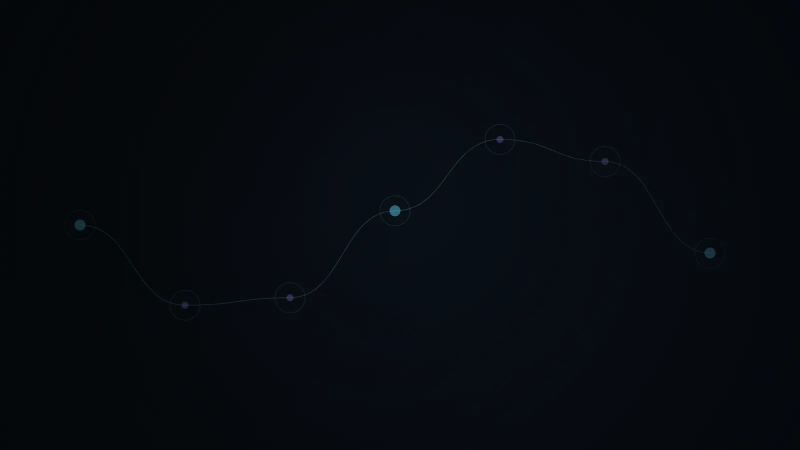
#> input picture assets/bg-1.webp, 1600 x 900 px (shown at 1/2 size)
$ python matte-card-render.py ../assets/bg-1.webp ../assets/bg-2.webp 5 5 5
#> lines starting #> are read from the running program, lines starting #| are printed output that depends on the picture
"""Re-mattes a product-card render for use in both themes.

The card renders (assets/card-*.webp) are 3D glow objects shot on a near-black
backdrop. A straight opacity/filter trick on that flat backdrop is what used to wash
the images out in light theme (see CLAUDE.md). This script instead keys the backdrop
out to real alpha and un-premultiplies the recovered color, so the same file renders
correctly on both a dark and a light card face with no per-theme CSS filter.

Technique: for a glow/light element composited over pure black, alpha ~= max(R,G,B)
per pixel (the "screen matte" identity: displayed = true_color * alpha_fraction when
background is black). Dividing the displayed color by that derived alpha_fraction
recovers the saturated true color, which is what makes the result look vivid instead
of pastel/washed once it's placed over a light background.

Usage:
    python tools/matte-card-render.py <in.webp> <out.webp> [floor] [quality] [max_w]

floor:   0-255 brightness cutoff below which a pixel becomes fully transparent.
         Also determines the crop bounding box, so raising it trims dim halos/floor
         reflections that would otherwise survive as a visible band. Per-image, tuned
         by eye against both a light and a dark composite - there is no single correct
         value across images with different backdrop brightness. Values used for the
         current assets: card-whatsapp 90, card-automation 90, card-dashboards 90,
         card-omnichannel 170 (wide thin threads reach further into the dim range),
         card-analytics 165 (brighter ambient backdrop than the others).
quality: lossy WebP quality for the RGBA output (alpha included). 65-82 used above;
         card-omnichannel needed the lower end to stay a reasonable file size given
         how much of its frame the threads cover.
max_w:   downscale cap in px after cropping to content. The cards render well under
         900px wide at typical card sizes; there is no reason to ship the source's
         full 1100px width once the transparent margin is cropped away.

Re-run this whenever a new render is added to assets/, tuning floor per image by
checking both theme composites (see CLAUDE.md's Hero & product imagery note) before
committing the result.
"""
import sys
from PIL import Image
import numpy as np


def matte(path_in, path_out, floor=90, quality=80, max_w=800, pad_frac=0.08):
#> called with path_in = '../assets/bg-1.webp', path_out = '../assets/bg-2.webp', floor = 5, quality = 5, max_w = 5, pad_frac = 0.08
    img = Image.open(path_in).convert('RGB')
#> img is the input picture: PIL image 1600x900 RGB; mean R, G, B 6.1, 10.5, 15.4
    arr = np.asarray(img).astype(np.float32)

    alpha = arr.max(axis=2)
    alpha = np.where(alpha < floor, 0, alpha)

    safe_alpha = np.where(alpha <= 0, 1, alpha)
    unpre = np.clip(arr * (255.0 / safe_alpha[..., None]), 0, 255)
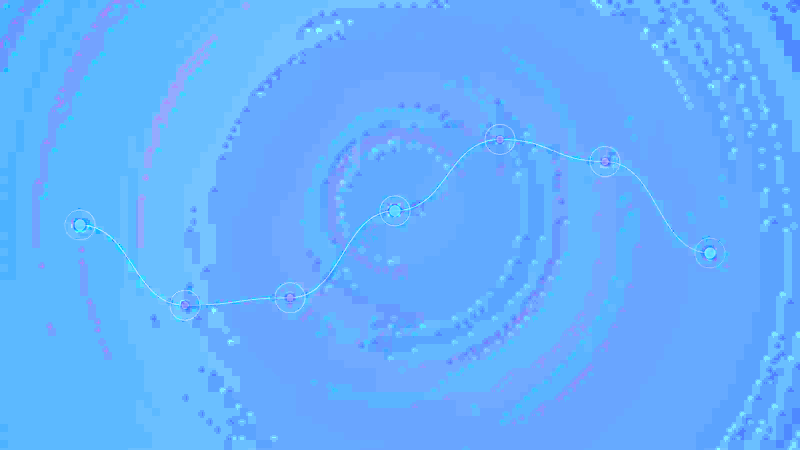
#> unpre: shape (900, 1600, 3) float32 (shown at 1/2 size); mean R, G, B 101.4, 176.2, 255.9
    unpre = np.where(alpha[..., None] <= 0, 0, unpre)

    rgba = Image.fromarray(np.dstack([unpre, alpha]).astype(np.uint8), 'RGBA')
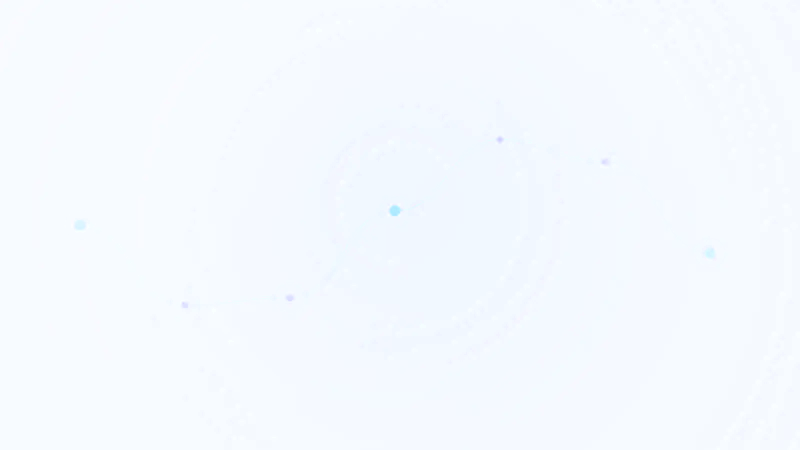
#> rgba: PIL image 1600x900 RGBA (shown at 1/2 size); mean R, G, B, A 101.1, 175.3, 254.9, 15.4; transparent parts drawn white

    bbox = rgba.getbbox()
#> bbox = (0, 0, 1600, 900)
    if bbox:
        l, t, r, b = bbox
#> l = 0; t = 0; r = 1600; b = 900
        w, h = rgba.size
#> w = 1600; h = 900
        pad_x = int((r - l) * pad_frac)
#> pad_x = 128
        pad_y = int((b - t) * pad_frac)
#> pad_y = 72
        l, t = max(0, l - pad_x), max(0, t - pad_y)
        r, b = min(w, r + pad_x), min(h, b + pad_y)
        rgba = rgba.crop((l, t, r, b))

    if rgba.width > max_w:
        new_h = round(rgba.height * (max_w / rgba.width))
#> new_h = 3
        rgba = rgba.resize((max_w, new_h), Image.LANCZOS)

    rgba.save(path_out, quality=quality, method=6)
    return rgba.size


if __name__ == '__main__':
    size = matte(
        sys.argv[1], sys.argv[2],
        floor=int(sys.argv[3]) if len(sys.argv) > 3 else 90,
        quality=int(sys.argv[4]) if len(sys.argv) > 4 else 80,
        max_w=int(sys.argv[5]) if len(sys.argv) > 5 else 800,
    )
#> size = (5, 3)
    print(f'wrote {sys.argv[2]} at {size[0]}x{size[1]}')
#| wrote ../assets/bg-2.webp at 5x3

$ run again, on assets/bg-3.webp
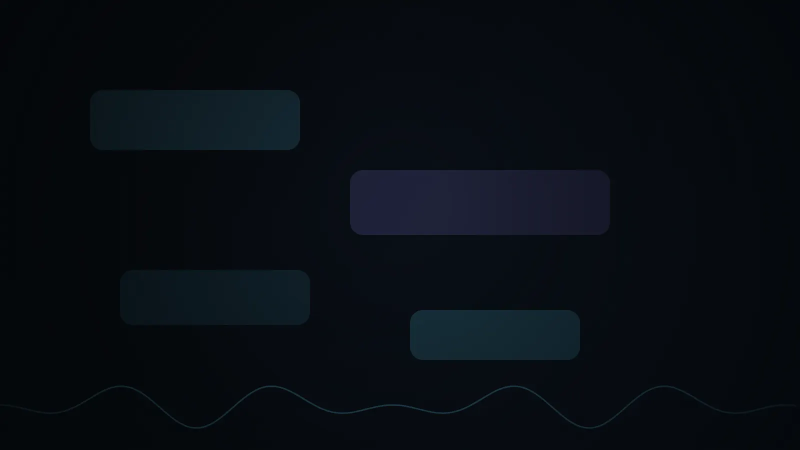
#> input picture assets/bg-3.webp, 1600 x 900 px (shown at 1/2 size)
#> in matte, img is the input picture: PIL image 1600x900 RGB; mean R, G, B 7.8, 13, 18.9
#> in matte, `unpre = np.clip(arr * (255.0 / safe_alpha[..., None]), 0, 255)`:
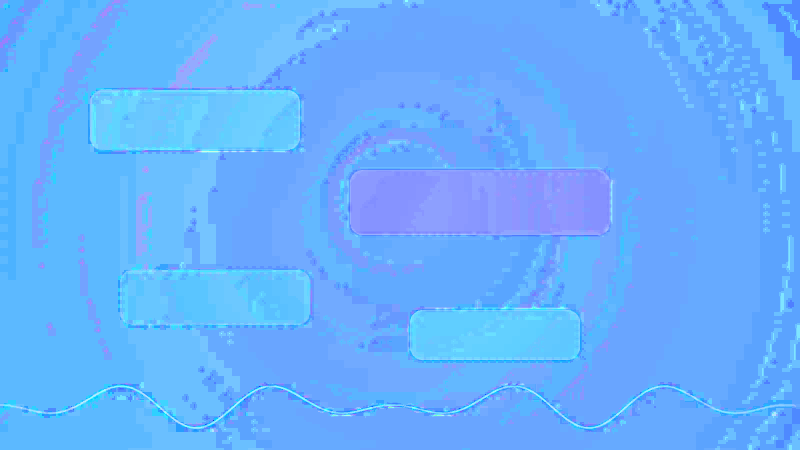
#> unpre: shape (900, 1600, 3) float32 (shown at 1/2 size); mean R, G, B 102.7, 176.3, 255.9
#> in matte, `rgba = Image.fromarray(np.dstack([unpre, alpha]).astype(np.uint8), 'RG..`:
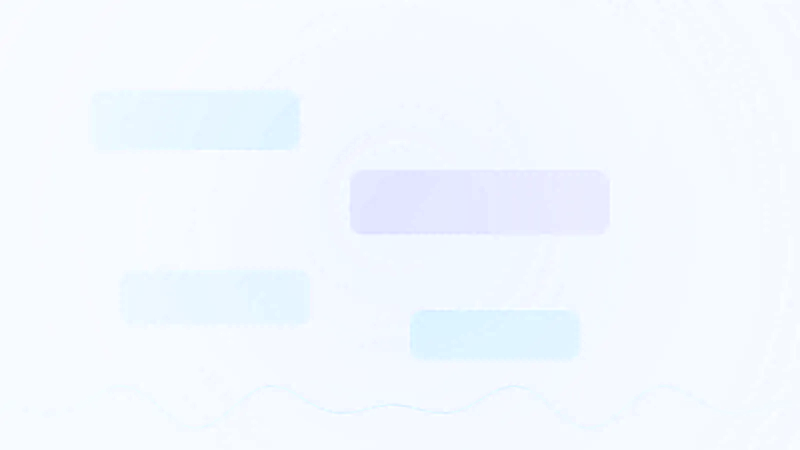
#> rgba: PIL image 1600x900 RGBA (shown at 1/2 size); mean R, G, B, A 102.2, 175.6, 254.9, 18.9; transparent parts drawn white
#> bbox = (0, 0, 1600, 900)
#> l = 0; r = 1600; b = 900
#> pad_x = 128
#> pad_y = 72
#| wrote ../assets/bg-3.webp at 5x3

$ run again, on assets/bg-5.webp
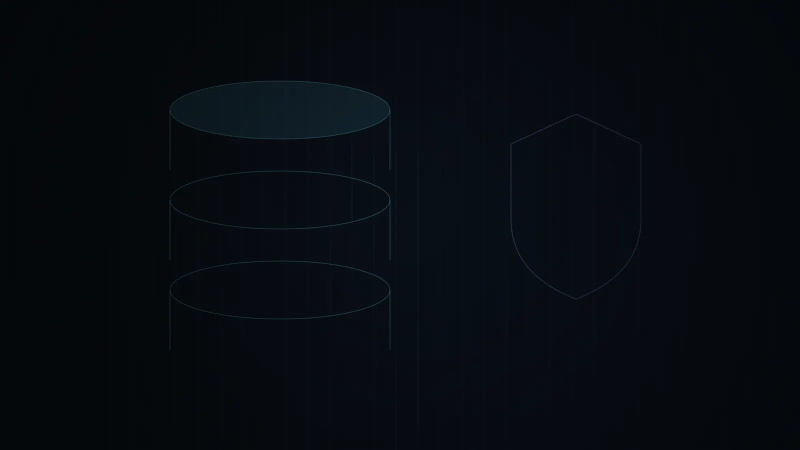
#> input picture assets/bg-5.webp, 1600 x 900 px (shown at 1/2 size)
#> in matte, img is the input picture: PIL image 1600x900 RGB; mean R, G, B 6.5, 11.2, 16.2
#> in matte, `unpre = np.clip(arr * (255.0 / safe_alpha[..., None]), 0, 255)`:
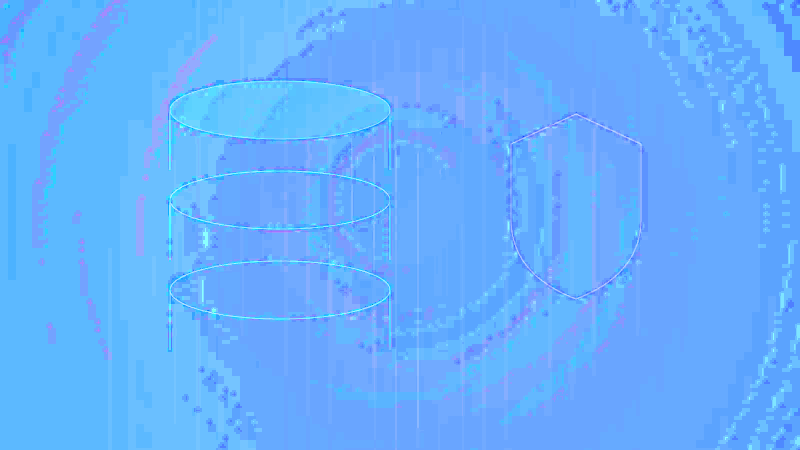
#> unpre: shape (900, 1600, 3) float32 (shown at 1/2 size); mean R, G, B 102.2, 176.4, 255.9
#> bbox = (0, 0, 1600, 900)
#> l = 0; r = 1600; b = 900
#> pad_x = 128
#> pad_y = 72
#| wrote ../assets/bg-5.webp at 5x3
